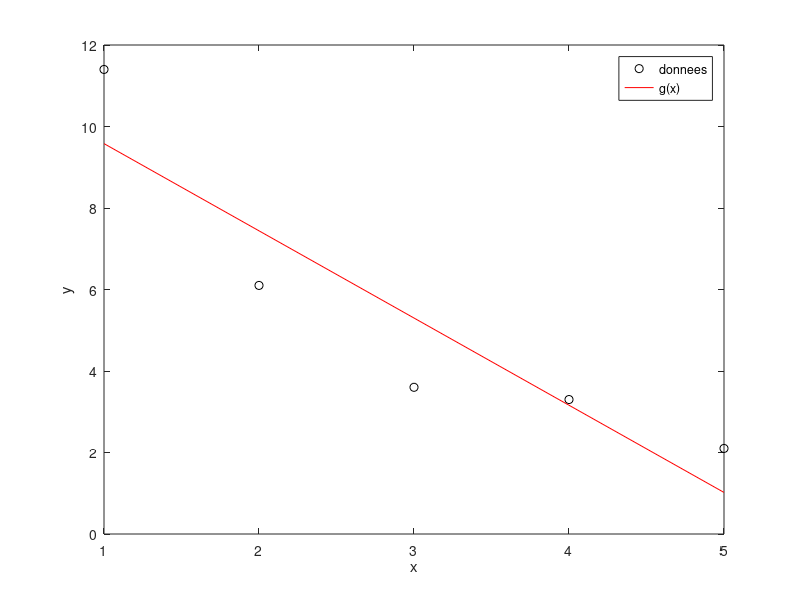

Source code (MATLAB):
%===============================================================================
% Fichier: L1E2.m
% Auteurs: Marc-Olivier Fecteau, Aryel Morin-Mercier
% Description: Exercice 2 du laboratoire 1 de S3 GRO APP 7
%===============================================================================

clc
clear

% Donnees
x = 1:1:5;
h = [11.4, 6.1, 3.6, 3.3, 2.1];

%% Exercice 3a

% Polynomiale de degré 1
A = inv([sum(x.^2), sum(x); sum(x), length(x)]) * [sum(h.*x); sum(h)];
m = A(1);
b = A(2);
g = @(x) m.*x + b;

% Exponentielle
beta = m;
alpha = exp(b);
G_e = @(x) alpha.*exp(beta.*x);

% Réciproque (inverse)
G_r = @(x) alpha;

%% Exercice 3b
e_quad_g = 1;
e_quad_e = 1;
e_quad_r = 1;
e_rms_g = 1;
e_rms_e = 1;
e_rms_r = 1;
R2_g = 1;
R2_e = 1;
R2_r = 1;

%% Graphiques
figure(1)
plot(x, h, 'ok');
hold on;
plot(x, g(x), '-r');
hold off;
xlabel('x');
ylabel('y');
legend('donnees', 'g(x)', 'G_e(x)', 'G_r(x)', 'location', 'northeast');
